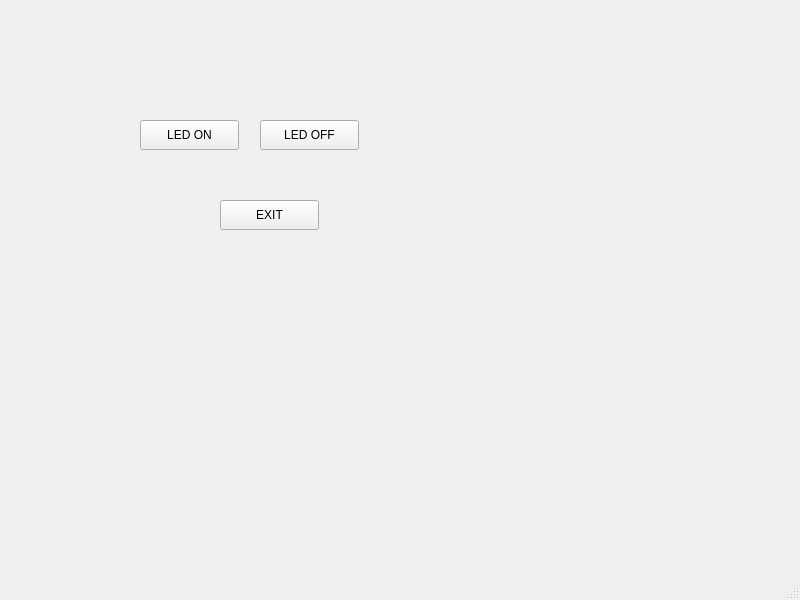
<?xml version="1.0" encoding="UTF-8"?>
<ui version="4.0">
 <class>MainWindow</class>
 <widget class="QMainWindow" name="MainWindow">
  <property name="geometry">
   <rect>
    <x>0</x>
    <y>0</y>
    <width>800</width>
    <height>600</height>
   </rect>
  </property>
  <property name="windowTitle">
   <string>MainWindow</string>
  </property>
  <widget class="QWidget" name="centralwidget">
   <widget class="QPushButton" name="btn_1">
    <property name="geometry">
     <rect>
      <x>140</x>
      <y>120</y>
      <width>99</width>
      <height>30</height>
     </rect>
    </property>
    <property name="text">
     <string>LED ON</string>
    </property>
   </widget>
   <widget class="QPushButton" name="btn_2">
    <property name="geometry">
     <rect>
      <x>260</x>
      <y>120</y>
      <width>99</width>
      <height>30</height>
     </rect>
    </property>
    <property name="text">
     <string>LED OFF</string>
    </property>
   </widget>
   <widget class="QPushButton" name="btn_3">
    <property name="geometry">
     <rect>
      <x>220</x>
      <y>200</y>
      <width>99</width>
      <height>30</height>
     </rect>
    </property>
    <property name="text">
     <string>EXIT</string>
    </property>
   </widget>
  </widget>
  <widget class="QMenuBar" name="menubar">
   <property name="geometry">
    <rect>
     <x>0</x>
     <y>0</y>
     <width>800</width>
     <height>28</height>
    </rect>
   </property>
  </widget>
  <widget class="QStatusBar" name="statusbar"/>
 </widget>
 <resources/>
 <connections>
  <connection>
   <sender>btn_3</sender>
   <signal>clicked()</signal>
   <receiver>MainWindow</receiver>
   <slot>slot1()</slot>
   <hints>
    <hint type="sourcelabel">
     <x>276</x>
     <y>249</y>
    </hint>
    <hint type="destinationlabel">
     <x>278</x>
     <y>346</y>
    </hint>
   </hints>
  </connection>
 </connections>
 <slots>
  <slot>btn2Func()</slot>
  <slot>btn1Func()</slot>
  <slot>slot1()</slot>
 </slots>
</ui>
